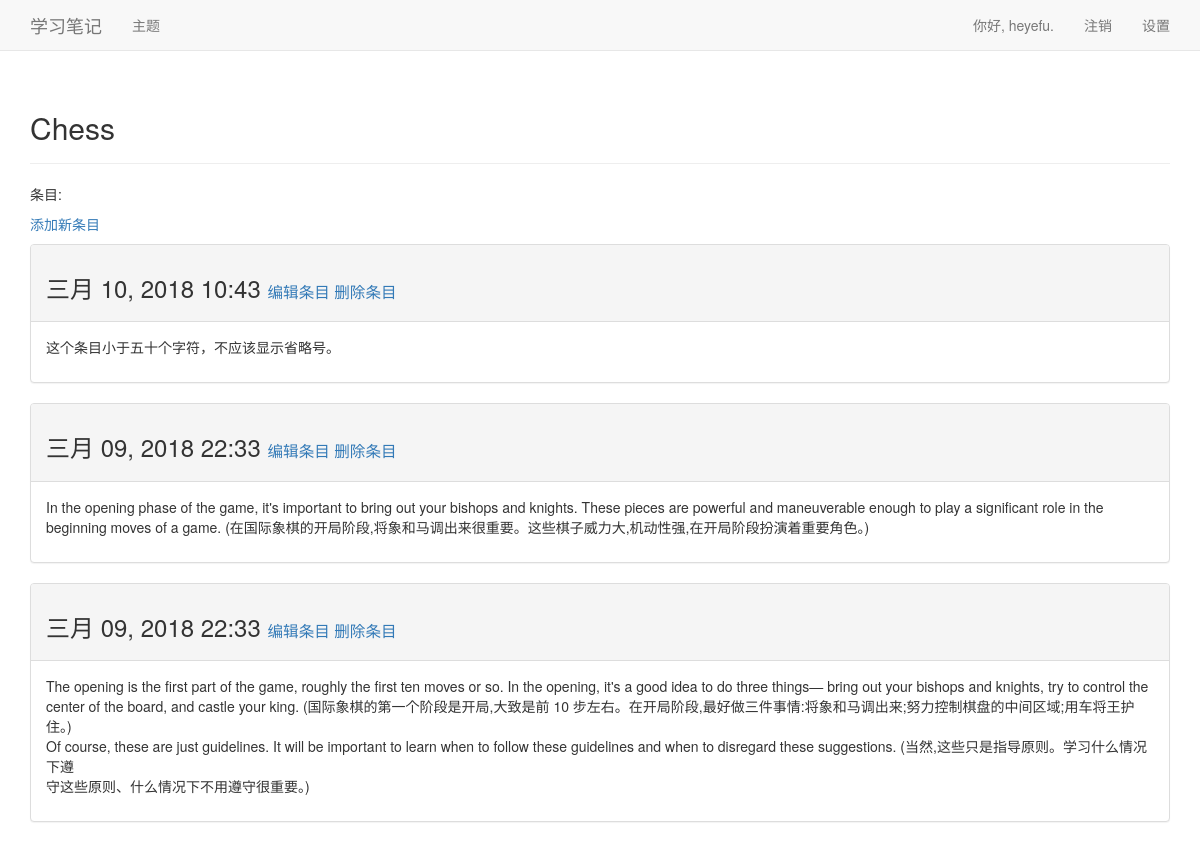
Page /topics/2/ (signed in) on the earlier database version.
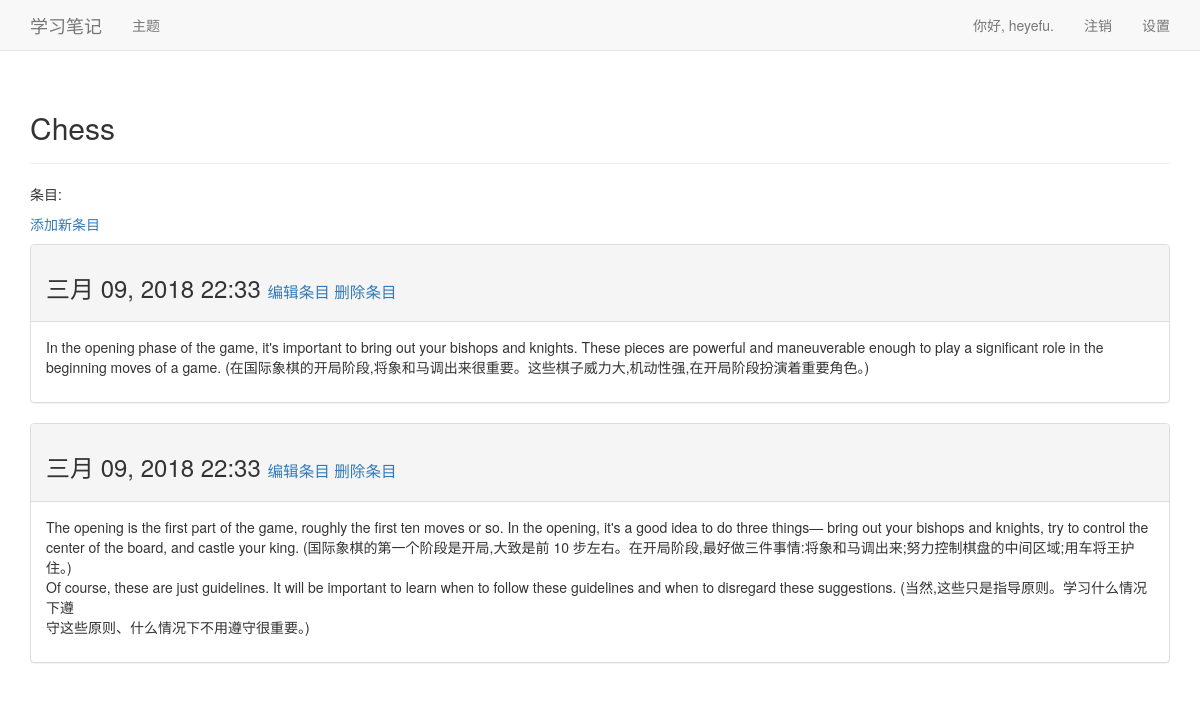
Same page on the later database version.
### learning_logs/models.py (models this page shows, shortened)
class Topic(models.Model):
    text = models.CharField(max_length=200)
    date_added = models.DateTimeField(auto_now_add=True)
    owner = models.ForeignKey(User, on_delete=models.CASCADE)
    def __str__(self):
        return self.text

class Entry(models.Model):
    topic = models.ForeignKey(Topic, on_delete=models.CASCADE)
    text = models.TextField()
    date_added = models.DateTimeField(auto_now_add=True)
    class Meta:
        verbose_name_plural = 'entries'

### learning_logs/views.py (the view)
# urls.py: path('topics/<topic_id>/', views.topic, name='topic'),
@login_required
def topic(request, topic_id):
    topic = Topic.objects.get(id=topic_id)
    if topic.owner != request.user:
        raise Http404
    entries = topic.entry_set.order_by('-date_added')
    context = {'topic': topic, 'entries': entries}
    return render(request, 'learning_logs/topic.html', context)

### learning_logs/templates/learning_logs/topic.html
{% extends 'learning_logs/base.html' %}
{% load i18n %}
{% block header %}
    <h2>{{ topic }}</h2>
{% endblock header %}
{% block content %}
<p>{% trans 'Entries' %}:</p>
<p><a href="{% url 'learning_logs:new_entry' topic.id %}">{% trans 'Add new entry' %}</a></p>
    {% for entry in entries %}
    <div class="panel panel-default">
        <div class="panel-heading">
            <h3>
                {{ entry.date_added|date:'M d, Y H:i' }}
                <small>
                    <a href="{% url 'learning_logs:edit_entry' entry.id %}">{% trans 'Edit entry'  %}</a>
                    <a href="{% url 'learning_logs:delete_entry' entry.id %}">{% trans 'Delete entry' %}</a>
                </small>
            </h3>
        </div>
        <div class="panel-body">
            {{ entry.text|linebreaks }}
        </div>
    </div>
    {% empty %}
        {% trans 'There are no entries for this topic yet.' %}
    {% endfor %}
{% endblock content %}

### learning_logs/templates/learning_logs/base.html (shortened to what this page needs)
{% load bootstrap3 %}
{% load i18n %}
{% load static %}
<!DOCTYPE html>
<html lang="en">
    <head>
    {% bootstrap_css %}
    <link rel="stylesheet" href="{% static 'learning_logs/css/nav.css' %}">
    </head>
    <body>
        <nav class="navbar navbar-default navbar-static-top">
            <div class="container">
                <div class="navbar-header">
                    <a class="navbar-brand" href="{% url 'learning_logs:index' %}">{% trans 'Learning Log' %}</a>
                </div>
                <div id="navbar" class="collapse navbar-collapse">
                    <ul class="nav navbar-nav">
                        <li><a href="{% url 'learning_logs:topics' %}">{% trans 'Topics' %}</a></li>
                    </ul>
                    <ul class="nav navbar-nav navbar-right">
                        {% if user.is_authenticated %}
                            <li><a>{% trans 'Hello' %}, {{ user.username }}.</a></li>
                            <li><a href="{% url 'users:logout' %}">{% trans 'Logout' %}</a></li>
                        {% else %}
                            <li><a href="{% url 'users:register' %}">{% trans 'Register' %}</a></li>
                            <li><a href="{% url 'users:login' %}">{% trans 'Login' %}</a></li>
                        {% endif %}
                        <li>
                            <a class="dropdown-toggle" data-toggle="dropdown" role="button" aria-haspopup="true" aria-expanded="false">{% trans 'Setting' %}</a>
                        </li>
                   </ul>
                </div>
            </div>
        </nav>
        <div class="container">
            <div class="page-header">
                {% block header %}{% endblock header %}
            </div>
            <div>
                {% block content %}{% endblock content %}
            </div>
    </body>
</html>

Differences in the rows shown:
removed Entry: date_added "三月 10, 2018 10:43", text "这个条目小于五十个字符，不应该显示省略号。"
